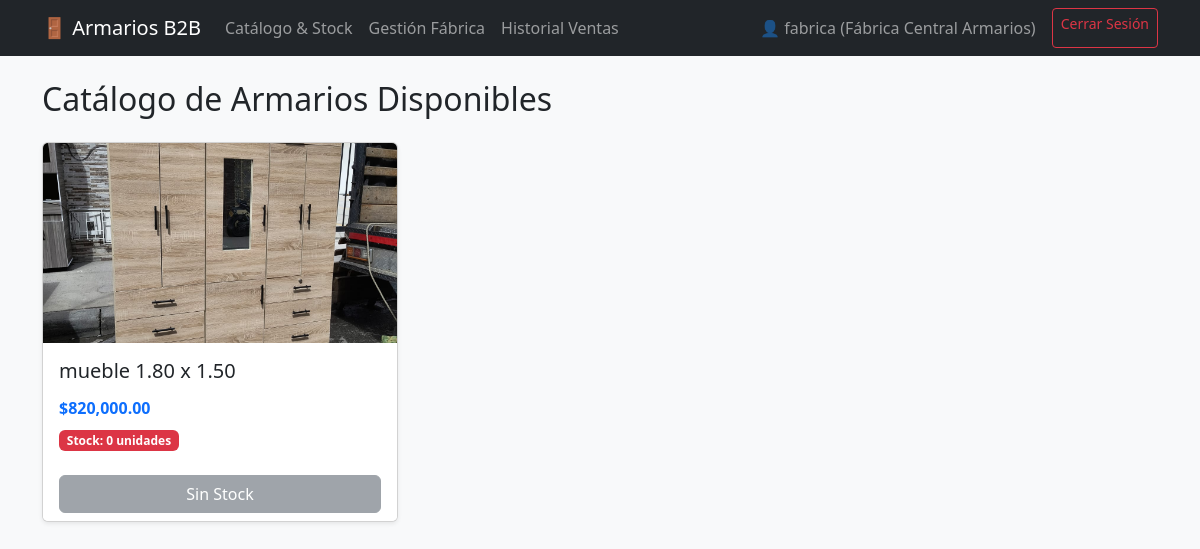
/ (signed in), run on the app's committed database.
### app.py (models this page shows, shortened)
class Usuario(UserMixin, db.Model):
    __tablename__ = 'usuarios'
    id = db.Column(db.Integer, primary_key=True)
    username = db.Column(db.String(50), unique=True, nullable=False)
    password_hash = db.Column(db.String(255), nullable=False)
    rol = db.Column(db.String(20), nullable=False) # 'fabrica' o 'vendedor'
    nombre_local = db.Column(db.String(100), nullable=True)

class Mueble(db.Model):
    __tablename__ = 'muebles'
    id = db.Column(db.Integer, primary_key=True)
    nombre = db.Column(db.String(100), nullable=False)
    descripcion = db.Column(db.Text, nullable=True)
    precio = db.Column(db.Float, nullable=False)
    stock = db.Column(db.Integer, nullable=False, default=0)
    imagen = db.Column(db.String(255), nullable=True, default='default.jpg')

### app.py (the view)
@app.route('/')
@login_required
def catalogo():
    muebles = Mueble.query.all()
    return render_template('catalogo.html', muebles=muebles)

### app.py (called while the page is built)
@login_manager.user_loader
def load_user(user_id):
    return Usuario.query.get(int(user_id))

### templates/catalogo.html (shortened to what this page needs)
{% extends "base.html" %}
{% block content %}
<h2 class="mb-4">Catálogo de Armarios Disponibles</h2>
<div class="row">
    {% for mueble in muebles %}
    <div class="col-md-4 mb-4">
        <div class="card h-100 shadow-sm">
            <img src="{{ url_for('static', filename='uploads/' + mueble.imagen) }}" class="card-img-top" style="height: 200px; object-fit: cover;" alt="{{ mueble.nombre }}">
            <div class="card-body">
                <h5 class="card-title">{{ mueble.nombre }}</h5>
                <h6 class="text-primary fw-bold">${{ "{:,.2f}".format(mueble.precio) }}</h6>
                <p class="card-text">
                    <span class="badge {% if mueble.stock > 0 %}bg-success{% else %}bg-danger{% endif %}">
                        Stock: {{ mueble.stock }} unidades
                    </span>
                </p>
            </div>
            <div class="card-footer bg-white border-0 text-center">
                {% if mueble.stock > 0 %}
                    <a href="{{ url_for('nueva_venta', mueble_id=mueble.id) }}" class="btn btn-success w-100">Registrar Venta / Facturar</a>
                {% else %}
                    <button class="btn btn-secondary w-100" disabled>Sin Stock</button>
                {% endif %}
            </div>
        </div>
    </div>
    {% endfor %}
</div>
{% endblock %}

### templates/base.html (shortened to what this page needs)
<!DOCTYPE html>
<html lang="es">
<head>
    <link href="https://cdn.jsdelivr.net/npm/bootstrap@5.3.0/dist/css/bootstrap.min.css" rel="stylesheet">
</head>
<body class="bg-light">
    <nav class="navbar navbar-expand-lg navbar-dark bg-dark mb-4">
        <div class="container">
            <a class="navbar-brand" href="{{ url_for('catalogo') }}">🚪 Armarios B2B</a>
            {% if current_user.is_authenticated %}
            <div class="navbar-nav me-auto">
                <a class="nav-link" href="{{ url_for('catalogo') }}">Catálogo & Stock</a>
                {% if current_user.rol == 'fabrica' %}
                <a class="nav-link" href="{{ url_for('gestionar_muebles') }}">Gestión Fábrica</a>
                {% endif %}
                <a class="nav-link" href="{{ url_for('historial_ventas') }}">Historial Ventas</a>
            </div>
            <div class="navbar-nav">
                <span class="navbar-text me-3">👤 {{ current_user.username }} ({{ current_user.nombre_local }})</span>
                <a class="btn btn-outline-danger btn-sm" href="{{ url_for('logout') }}">Cerrar Sesión</a>
            </div>
            {% endif %}
        </div>
    </nav>
    <div class="container">
        {% block content %}{% endblock %}
    </div>
</body>
</html>

### data on the page
Usuario: username "fabrica", nombre_local "Fábrica Central Armarios"
Mueble: imagen (picture), nombre "mueble 1.80 x 1.50", precio "820,000.00", stock "0", shows "Sin Stock"
